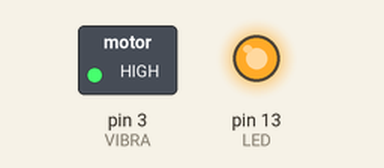
Bench run of a sketch on a simulated Arduino Uno, built with avr-gcc and run on an emulated ATmega328P. Shown: switched loads named in the sketch (green lamp = pin HIGH), output pins drawn as LEDs (lit = HIGH).

Above: at 2.5 s.
At 5.5 s:
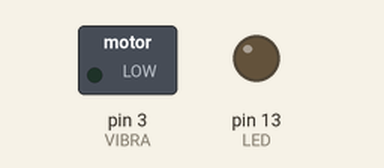
Timing chart, 0 to 7.8 s (numbered marks = the images above):
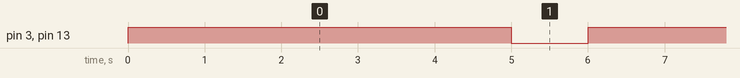

Measured:
- by itself, pin 3 (VIBRA), pin 13 (LED): alternates HIGH for 5.0 s and LOW for 1.0 s

The sketch:

virbation_test.ino
```cpp
#define LED 13
#define VIBRA 3

void setup() {
  pinMode(LED, OUTPUT);
  pinMode(VIBRA, OUTPUT);
  digitalWrite(LED,LOW);
  digitalWrite(VIBRA,LOW);
}

void loop() {
  digitalWrite(LED, HIGH);
  digitalWrite(VIBRA, HIGH);
  delay(5000);/*this is the length of time that the motor vibrates for*/
  digitalWrite(LED, LOW);
  digitalWrite(VIBRA, LOW);
  delay(1000);/*this code is the time delay between virbations*/
}
```
